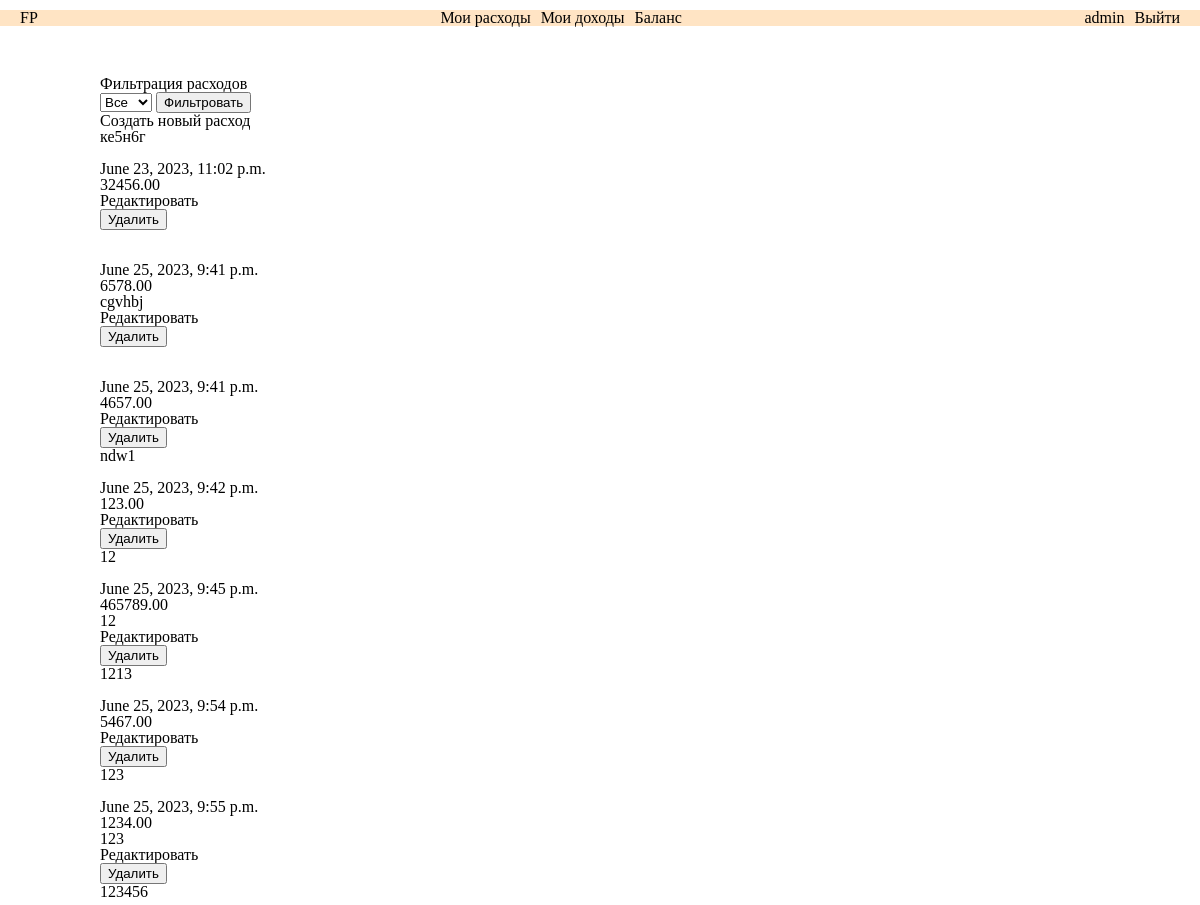
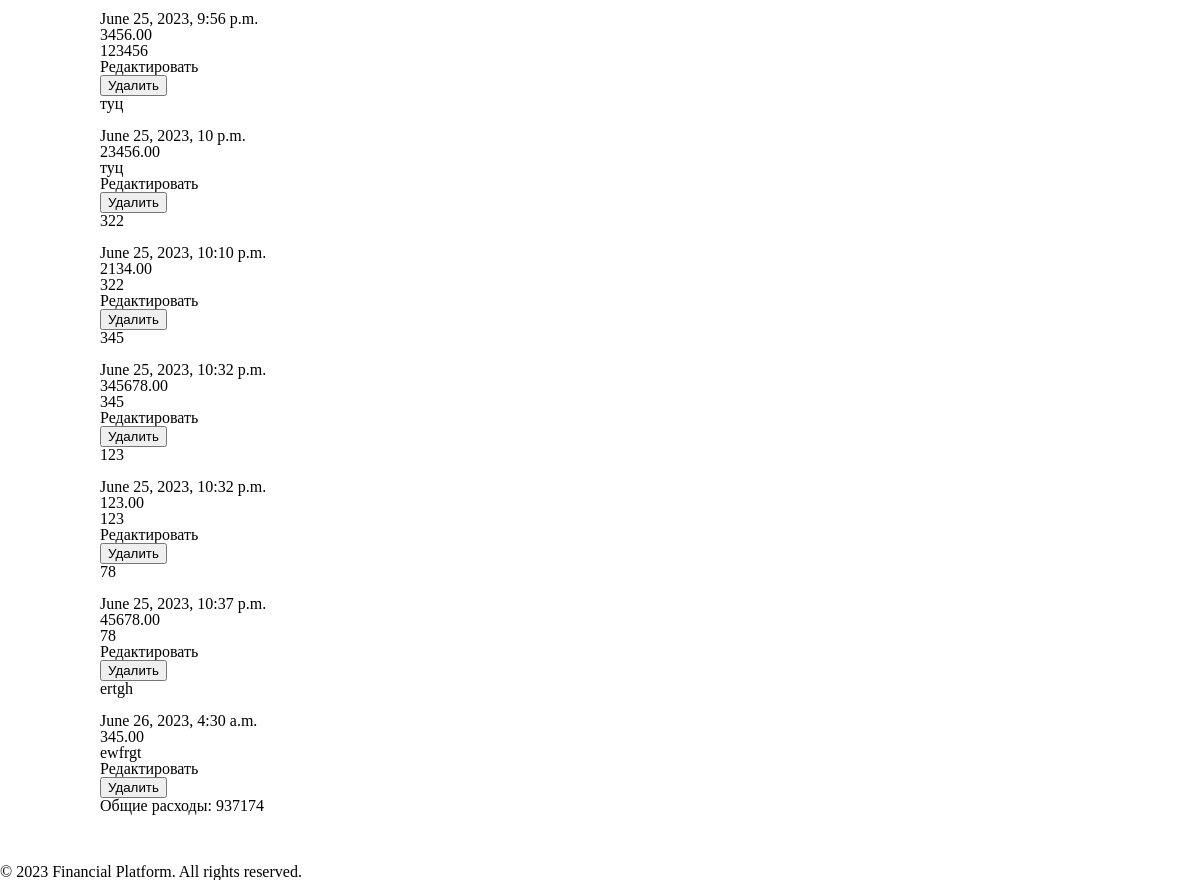
The app's page /expenses/ (signed in) with its own data (2 pictures, top to bottom).
### expenses/models.py (models this page shows, shortened)
class Expense(models.Model):
    expense_id = models.AutoField(primary_key=True)
    user = models.ForeignKey(User, on_delete=models.CASCADE)
    expense_name = models.CharField(max_length=255, blank=True)
    categories = models.ManyToManyField(ExpenseCategory)
    date = models.DateTimeField(default=timezone.now)
    amount = models.DecimalField(max_digits=10, decimal_places=2)
    description = models.TextField(blank=True)

### expenses/views.py (the view)
# urls.py: path('', expense_list, name='expense_list'),
@login_required
def expense_list(request):
    selected_year = request.GET.get('year')
    year = datetime.date.today().year
    month = 6  # Замените на нужный вам месяц
    user = request.user
    if selected_year:
        expenses = Expense.objects.filter(date__year=selected_year, user=user)
        total_expenses_sum = calculate_total_expenses(selected_year, month, user)
    else:
        expenses = Expense.objects.filter(user=user)
        total_expenses_sum = calculate_total_expenses(year, month, user)
    expense_years = Expense.objects.filter(user=user).values('date__year').distinct().order_by('-date__year')
    context = {
        'expenses': expenses,
        'total_expenses_sum': total_expenses_sum,
        'selected_year': selected_year,
        'expense_years': expense_years,
    }
    return render(request, 'expenses/expense_list.html', context)

### expenses/views.py (called while the page is built)
def calculate_total_expenses(year, month, user):
    expenses = Expense.objects.filter(date__year=year, date__month=month, user=user)
    total_expenses = expenses.aggregate(Sum('amount'))['amount__sum'] or Decimal('0')
    return total_expenses

### expenses/templates/expenses/expense_list.html (shortened to what this page needs)
{% extends 'base.html' %}
{% load static %}
{% block content %}
<div class="expenses">
  <h2>Фильтрация расходов</h2>
  <form method="GET">
    <select name="year">
      <option value="">Все</option>
    </select>
    <button type="submit">Фильтровать</button>
  </form>
      <a href="{% url 'expense_create' %}">Создать новый расход</a> <br>
  {% for expense in expenses %}
  {% if expense.user == request.user %}
    <p>{{ expense.expense_name }} <br>{{ expense.category.name }} <br> {{ expense.date }} <br> {{ expense.amount }} <br> {{ expense.description }}</p>
    <a href="{% url 'expense_edit' expense.expense_id %}">Редактировать</a>
    <form method="POST" action="{% url 'expense_delete' expense.expense_id %}">
      <button type="submit">Удалить</button>
    </form>
  {% endif %}
  {% empty %}
    <p>Нет доступных расходов.</p>
  {% endfor %}
    <p>Общие расходы: {{ total_expenses_sum }}</p>
  </div>
{% endblock %}

### templates/base.html (shortened to what this page needs)
{% load static %}
<!DOCTYPE html>
<html>
<head>
    <link rel="stylesheet" href="{% static 'reset.css' %}">
    <link rel="stylesheet" href="{% static 'base.css' %}">
    <link rel="stylesheet" href="{% static 'balance/css/balance.css' %}">
    <link rel="stylesheet" href="{% static 'expenses/css/expenses.css' %}">
    <link rel="stylesheet" href="{% static 'authentication/css/login.css' %}">
    <link rel="stylesheet" href="{% static 'authentication/css/register.css' %}">
</head>
<body>
    <header class="header header__flex">
        <a class="header__logo" href="{% url 'index' %}">FP</a>
        <nav class="header__nav">
            <ul class="header__ul">
                <li><a class="header__link" href="{% url 'expense_list' %}">Мои расходы</a></li>
                <li><a class="header__link" href="{% url 'income_list' %}">Мои доходы</a></li>
                <li><a class="header__link" href="{% url 'balance' %}">Баланс</a></li>
            </ul>
        </nav>
        <menu>
            {% if user.is_authenticated %}
                <ul class="header__ul">
                    <li>{{ user.username }}</li>
                    <li><a class="header__reg-link" href="{% url 'logout' %}">Выйти</a></li>
                </ul>
            {% else %}
                <ul class="header__ul">
                    <li><a class="header__reg-link" class="header__link" href="{% url 'register' %}">Зарегистрироваться</a></li>
                    <li><a class="header__reg-link" class="header__link" href="{% url 'login' %}">Войти</a></li>
                </ul>
            {% endif %}
        </menu>
    </header>
    <main>
        {% block content %}
        {% endblock %}
    </main>
    <footer class="footer">
        <p>&copy; 2023 Financial Platform. All rights reserved.</p>
    </footer>
</body>
</html>

### authentication/static/base.css (style rules this page uses)
a { color: #000; text-decoration: none; }
.header { padding: 0 20px; margin-top: 10px; margin-bottom: 50px; background-color: bisque; }
.header__flex { display: flex; justify-content: space-between; align-items: center; }
.header__ul { display: flex; justify-content: space-between; align-items: center; gap: 10px; }
.header__link { transition: .3s ease-in-out; }
nav { display: flex; justify-content: center; align-items: center; gap: 20px; }
.footer { margin-top: 50px; }

### expenses/static/expenses/css/expenses.css (style rules this page uses)
.expenses { max-width: 1000px; margin: 0 auto; }

### records on screen
Expense: expense_name "ке5н6г", date "June 23, 2023, 11:02 p.m.", amount "32456.00"
Expense: date "June 25, 2023, 9:41 p.m.", amount "6578.00", description "cgvhbj"
Expense: date "June 25, 2023, 9:41 p.m.", amount "4657.00"
Expense: expense_name "ndw1", date "June 25, 2023, 9:42 p.m.", amount "123.00"
Expense: expense_name "12", date "June 25, 2023, 9:45 p.m.", amount "465789.00", description "12"
Expense: expense_name "1213", date "June 25, 2023, 9:54 p.m.", amount "5467.00"
Expense: expense_name "123", date "June 25, 2023, 9:55 p.m.", amount "1234.00", description "123"
Expense: expense_name "123456", date "June 25, 2023, 9:56 p.m.", amount "3456.00", description "123456"
Expense: expense_name "туц", date "June 25, 2023, 10 p.m.", amount "23456.00", description "туц"
Expense: expense_name "322", date "June 25, 2023, 10:10 p.m.", amount "2134.00", description "322"
Expense: expense_name "345", date "June 25, 2023, 10:32 p.m.", amount "345678.00", description "345"
Expense: expense_name "123", date "June 25, 2023, 10:32 p.m.", amount "123.00", description "123"
Expense: expense_name "78", date "June 25, 2023, 10:37 p.m.", amount "45678.00", description "78"
Expense: expense_name "ertgh", date "June 26, 2023, 4:30 a.m.", amount "345.00", description "ewfrgt"

### other values on screen
{{ user.username }} "admin"
{{ total_expenses_sum }} "937174"
